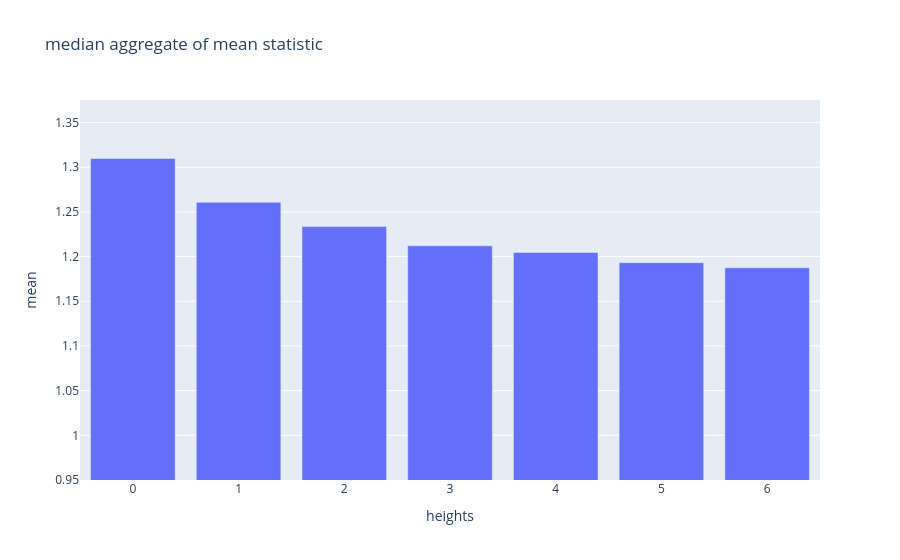

Notebook code cell kept with this figure:
### Markdown cell above
As we can see, the mean aggregate of the mean statistic is consistently decreasing by adding more and more hierarchy levels (at least up to the point of the limit of our available levels).

### Code cell
plots.plot_aggregate_statistics(mon_aggs['mean', 'median'])

### Figure 1 — Plotly figure (JSON) as saved in the notebook; plotly's stock layout.template omitted (floating-point values rounded to 4 significant figures)
{"data": [{"type": "bar", "y": [1.31, 1.261, 1.234, 1.212, 1.205, 1.193, 1.187]}], "layout": {"title": {"text": "median aggregate of mean statistic "}, "xaxis": {"title": {"text": "heights"}}, "yaxis": {"range": [0.95, 1.375], "title": {"text": "mean"}}}}
